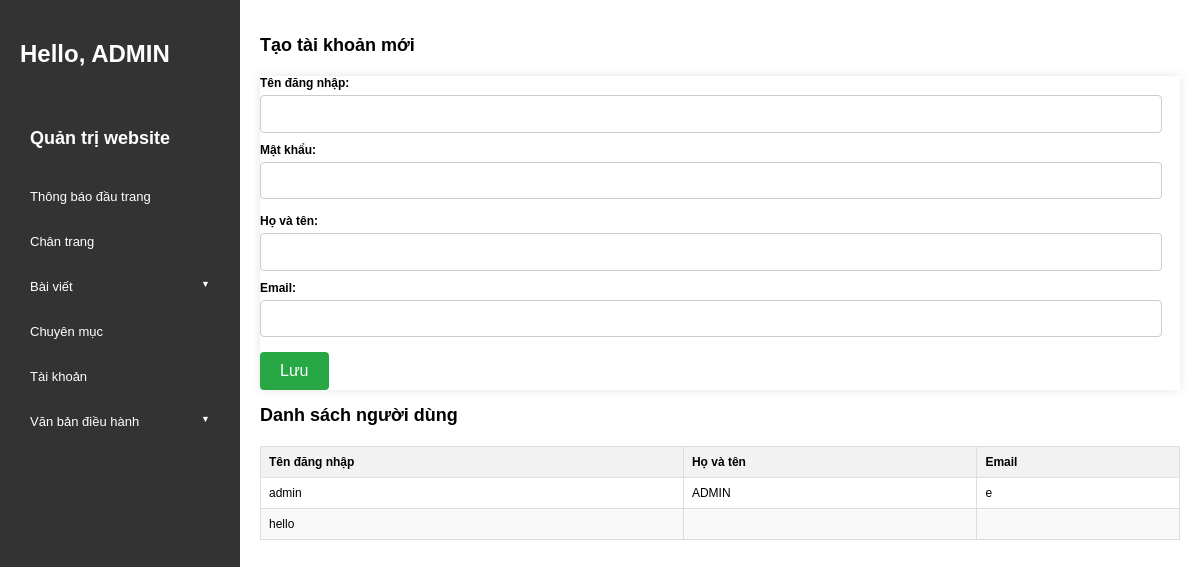
The page /public/create_user.php (signed in) on the database its author committed.
### tables this page shows
CREATE TABLE IF NOT EXISTS `users` (
  `id` int NOT NULL AUTO_INCREMENT,
  `username` varchar(50) NOT NULL,
  `password` varchar(255) NOT NULL,
  `full_name` varchar(255) DEFAULT NULL,
  `email` varchar(255) DEFAULT NULL,
  PRIMARY KEY (`id`),
  UNIQUE KEY `username` (`username`)
);

### app/models/UserModel.php (called while the page is built, shortened)
<?php
require_once __DIR__ . '/../../config/database.php';
class UserModel {
    private $conn;
    public function __construct() {
        $database = new Database();
        $this->conn = $database->getConnection();
    }
    public function getAllUsers() {
        $query = "SELECT id, username, full_name, email FROM users";
        $stmt = $this->conn->prepare($query);
        $stmt->execute();
        return $stmt->fetchAll(PDO::FETCH_ASSOC);
    }
}
?>

### config/database.php (called while the page is built, shortened)
<?php
class Database {
    private $host = 'localhost';
    private $db_name = 'ninhbinh_news';
    private $username = 'root';
    private $password = '';
    public function getConnection() {
        $this->conn = null;
        try {
            $this->conn = new PDO("mysql:host={$this->host};dbname={$this->db_name}", $this->username, $this->password);
            $this->conn->exec("set names utf8");
            $this->conn->setAttribute(PDO::ATTR_ERRMODE, PDO::ERRMODE_EXCEPTION);
        } catch (PDOException $exception) {
            echo "Connection error: " . $exception->getMessage();
        }
        return $this->conn;
    }
}

### app/controllers/UserController.php (called while the page is built, shortened)
<?php
require_once __DIR__ . '/../models/UserModel.php';
class UserController {
    public function getAllUsers() {
        $userModel = new UserModel();
        return $userModel->getAllUsers();
    }
}
?>

### public/create_user.php (the view, shortened to what this page needs)
<?php
require_once '../app/controllers/UserController.php';
$userController = new UserController();
$users = $userController->getAllUsers();
?>
<!DOCTYPE html>
<html lang="vi">
<head>
    <link rel="stylesheet" href="css/admin.css">
    <link rel="stylesheet" href="css/createuser.css">
</head>
<body>
    <?php include 'admin/sidebar.php'; ?>
    <div class="content">
        <h2>Tạo tài khoản mới</h2>
        <form action="create_user" method="post">
            <label for="username">Tên đăng nhập:</label>
            <input type="text" id="username" name="username" required>
            <label for="password">Mật khẩu:</label>
            <input type="password" id="password" name="password" required>
            <label for="full_name">Họ và tên:</label>
            <input type="text" id="full_name" name="full_name" required>
            <label for="email">Email:</label>
            <input type="email" id="email" name="email" required>
            <button type="submit">Lưu</button>
        </form>
        <h2>Danh sách người dùng</h2>
        <table>
            <thead>
                <tr>
                    <th>Tên đăng nhập</th>
                    <th>Họ và tên</th>
                    <th>Email</th>
                </tr>
            </thead>
            <tbody>
                <?php foreach ($users as $user): ?>
                <tr>
                    <td><?= htmlspecialchars($user['username']) ?></td>
                    <td><?= htmlspecialchars($user['full_name']) ?></td>
                    <td><?= htmlspecialchars($user['email']) ?></td>
                </tr>
                <?php endforeach; ?>
            </tbody>
        </table>
    </div>
</body>
</html>

### public/css/admin.css (style rules this page uses)
body { font-family: Arial, sans-serif; margin: 0; padding: 0; display: flex; }
.content { flex: 1; padding: 20px; font-size: 12px; }
.content h2 { margin-bottom: 20px; }
.content table { width: 100%; border-collapse: collapse; }
.content table th, .content table td { border: 1px solid #ddd; padding: 8px; }
.content table th { background-color: #f2f2f2; }
.content table tr:nth-child(even) { background-color: #f9f9f9; }
form { padding: 0px; box-shadow: 0 0 10px rgba(0, 0, 0, 0.1); }
form label { display: inline-block; margin-bottom: 5px; font-weight: bold; }
form input[type="text"], form input[type="url"], form select, form textarea { width: 98%; padding: 10px; margin-bottom: 10px; border: 1px solid #ccc; border-radius: 4px; font-size: 14px; }
form button[type="submit"] { background-color: #28a745; color: #fff; padding: 10px 20px; border: none; border-radius: 4px; cursor: pointer; font-size: 16px; transition: background-color 0.3s; }
.content { padding: 20px; }
.content label { font-weight: bold; margin-right: 10px; }

### public/css/createuser.css (style rules this page uses)
table { width: 100%; border-collapse: collapse; margin-top: 20px; }
th, td { padding: 12px; text-align: left; border-bottom: 1px solid #ddd; }
th { background-color: #f2f2f2; }
form { margin-top: 20px; }
label { display: block; margin-bottom: 8px; font-weight: bold; }
input[type="text"], input[type="password"], input[type="email"] { width: 98%; padding: 10px; margin-bottom: 15px; border: 1px solid #ccc; border-radius: 4px; box-sizing: border-box; }
button[type="submit"] { background-color: #4CAF50; color: white; padding: 12px 20px; border: none; border-radius: 4px; cursor: pointer; }

### rows shown on the page
users: username "admin", full_name "ADMIN", email "e"
users: username "hello"

### other values the page prints
$full_name "ADMIN"
